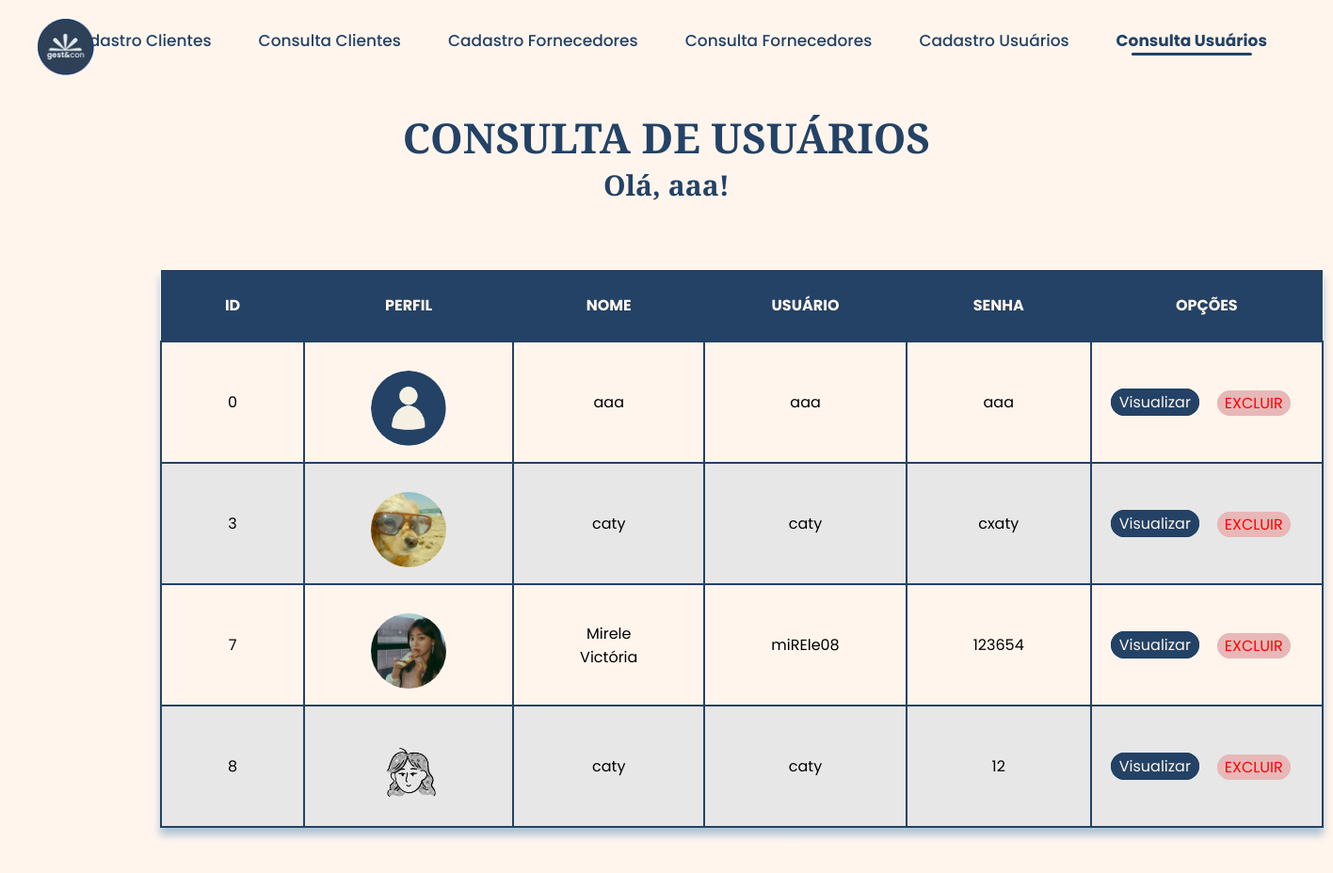
Page /consulta_usuario (signed in) on the committed database.
### tables this page shows
CREATE TABLE "tb_login" (
	"usuario_id"	INTEGER,
	"usuario"	TEXT,
	"senha"	TEXT,
	"nome_usuario"	TEXT,
	"imagem"	TEXT,
	PRIMARY KEY("usuario_id" AUTOINCREMENT)
);

### run.py (the view)
@app.route('/consulta_usuario', methods=['GET'])
def consulta_usuario():
    nome = request.args.get('nome', None)
    if not app.config['dados_login']:
        return redirect('/')
    conexao = sqlite3.connect('models/cadastro.db')
    cursor = conexao.cursor()
    cursor.execute("SELECT * FROM tb_login")
    usuarios = cursor.fetchall()
    conexao.close()
    usuario_logado = app.config['dados_login']
    nome_usuario = usuario_logado[3] if len(usuario_logado) > 3 else "Usuário desconhecido"
    return render_template('consulta_usuario.html', login=usuarios, nome_usuario=nome_usuario)

### templates/consulta_usuario.html (shortened to what this page needs)
<!DOCTYPE html>
<html lang="pt-br">
<head>
    <link rel="stylesheet" href="/static/styles/consulta_usuario.css">
</head>
<body>
    <header class="cabecalho" >
        <nav>
            <a href="/cadastro_cliente">Cadastro Clientes</a>
            <a href="/consulta_cliente">Consulta Clientes</a>
            <a href="/cadastro_fornecedor">Cadastro Fornecedores</a>
            <a href="/consulta_fornecedor">Consulta Fornecedores</a>
            <a href="/cadastro_usuario">Cadastro Usuários</a>
            <a class="active" href="/consulta_usuario">Consulta Usuários</a>
        </nav>
    </header>
    <img class="logo" src="/static/assets/logo.png" alt="">
    <h2>CONSULTA DE USUÁRIOS</h2>
    <h3>Olá, {{ nome_usuario }}!</h3>
    <div class="table-container">
        <table>
            <thead>
                <tr>
                    <th>ID</th>
                    <th>PERFIL</th>
                    <th>NOME</th>
                    <th>USUÁRIO</th>
                    <th>SENHA</th>
                    <th>OPÇÕES</th>
                </tr>
            </thead>
            <tbody>
                {% for usuario in login %}
                <tr>
                    <td>{{ usuario[0] }}</td>
                    <td class="foto">
                        {% if usuario[4] %}
                            <img src="{{ url_for('uploaded_file', filename=usuario[4]) }}" alt="{{ usuario[3] }}" width="70" >
                        {% else %}
                            <img src="/static/assets/editar_usuario.png" alt="Imagem não disponível" width="70">
                        {% endif %}
                    </td>
                    <td>{{ usuario[3] }}</td>
                    <td>{{ usuario[1] }}</td>
                    <td>{{ usuario[2] }}</td>
                    <td>
                        <a class= "link_visualizar" href="{{ url_for('visualizar_usuario', usuario_id=usuario[0]) }}"> Visualizar </a>
                        <a class="link_excluir" href="/excluir/{{ usuario[0] }}" class="link_excluir">EXCLUIR</a>
                    </td>
                </tr>
                {% endfor %}
            </tbody>
        </table>
    </div>
</body>
</html>

### static/styles/consulta_usuario.css (style rules this page uses)
:root { --cor-1: #fff5ed; --cor-2: #234266; --cor-3: #afc5d5; --cor-4: #2f4156; --font-title: 'Young Serif', sans-serif; --font-body: 'Poppins', sans-serif; }
* { margin: 0; padding: 0; }
body { background-color: var(--cor-1); }
nav { padding: 30px 11px; display: flex; justify-content: center; gap: 50px; }
nav a { color: var(--cor-2); text-decoration: none; font-family: var(--font-body); font-size: 17px; font-weight: 500; position: relative; transition: 0.5s ease-in-out; }
nav a::after { content: ''; position: absolute; left: 50%; bottom: -3px; transform: translateX(-50%); width: 0; height: 3px; border-radius: 25px; background-color: var(--cor-2); transition: width 0.3s ease; }
nav a.active::after { width: 80%; }
nav a.active { color: var(--cor-2); font-weight: bold; }
.logo { width: 60px; position: absolute; top: 20px; left: 30px; }
.logo { position: absolute; top: 20px; left: 40px; }
h2 { font-family: var(--font-title); font-size: 44px; color: var(--cor-2); text-align: center; margin-top: 30px; }
h3 { font-family: var(--font-title); font-size: 30px; color: var(--cor-2); text-align: center; margin-bottom: 10px; }
th { background-color: var(--cor-2); color: var(--cor-1); font-family: var(--font-body); padding: 25px; padding-left: 45px; padding-right: 45px; text-align: center; }
.table-container { border-radius: 10px; max-width: 650px; margin: 50px auto; padding: 20px; margin-left: 150px; background-color: var(--cor-1); }
table { box-shadow: 0px 8px 8px var(--cor-3); width: 100%; border-collapse: collapse; }
tbody { font-family: var(--font-body); padding: 15px; border: 1px solid var(--cor-2); text-align: center; }
td { padding: 10px 70px; border: 2px solid var(--cor-2); align-items: center }
tr:nth-child(even) { background-color: #afc5d54c; }
tr:nth-child(odd) { background-color: var(--cor-1); }
.link_visualizar { color: var(--cor-1); border: 2px solid var(--cor-2); background-color: var(--cor-2); font-family: var(--font-body); padding: 2px 3px; border-radius: 15px; padding: 1px 7px; margin-right: 10px; text-decoration: none; transition: background-color 0.5s; position: relative; right: 50px; top: 12px; }
.link_excluir { position: relative; left: 50px; bottom: 12px; color: red; border: 1px solid #e8b8b8; background-color: #e8b8b8; font-family: var(--font-body); border-radius: 15px; padding: 1px 7px; text-decoration: none; transition: background-color 0.5s; }
.foto img { width: 80px; height: 80px; object-fit: cover; border-radius: 50%; margin-top: 20px; }

### rows in the picture
tb_login: usuario_id "0", nome_usuario "aaa", usuario "aaa", senha "aaa"
tb_login: usuario_id "3", imagem+nome_usuario (picture), nome_usuario "caty", usuario "caty", senha "cxaty"
tb_login: usuario_id "7", imagem (picture), nome_usuario "Mirele Victória", usuario "miREle08", senha "123654"
tb_login: usuario_id "8", imagem+nome_usuario (picture), nome_usuario "caty", usuario "caty", senha "12"

### other values in the picture
{{ nome_usuario }} "aaa"
